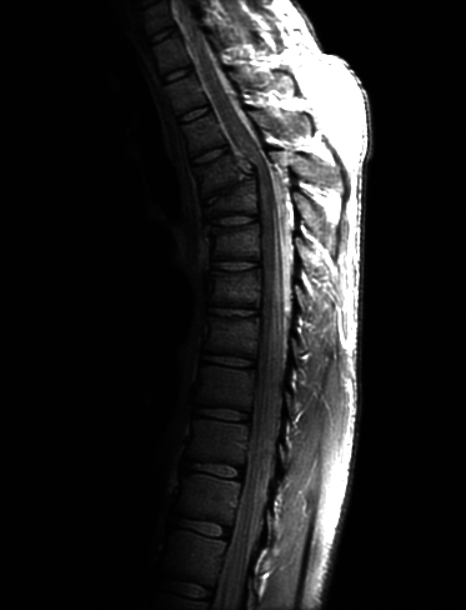
#> input picture 3-Transformações e Histograma/imgs/Fig0308(a)(fractured_spine).tif, 466 x 610 px, shrunk from 746 x 976 before the run
$ jupyter execute note2.ipynb
#> lines starting #> are read from the running program, lines starting #| are printed output that depends on the picture
# Transformações e Histograma

## Histograma
Esse projeto aborda o uso de técnicas para analisar e manipular histogramas, com o objetivo de melhorar o contraste das imagens e torná-las mais informativas. É utilizado Numpy e OpenCV.

## Descrição
O histograma de uma imagem representa a distribuição dos níveis de intensidade de pixels. É uma ótima forma de manipular imagens, pois permite analisar o contraste, o brilho e a distribuição geral de intensidade. Para melhorar o contraste de uma imagem é utilizado  equalização do histograma, tornando detalhes mais visíveis, especialmente em imagens com uma má distribuição.

O objetivo é melhorar o contraste da imagem, ajustando a distribuição dos níveis de cinza.

## Código

- **Exibição do Histograma**
    O histograma mostra a frequência dos valores de intensidade dos pixels. É útil para visualizar o impacto da normalização e como ela altera a distribuição dos níveis de cinza.

    ```python
    def plotHistograma(img, opcao):
        img_array = np.array(img)
        if opcao == 1:
            normalized = normalizarHistograma(img)
        else :
            normalized = normalizarHistogramaOpenCV(img)

        hist = cv2.calcHist([img_array], [0], None, [256], [0, 256])
        hist_normalized = cv2.calcHist([np.array(normalized)], [0], None, [256], [0, 256])

        fig, ax = plt.subplots(nrows=2, ncols=2, figsize=(10, 8))

        ax[0, 0].imshow(img, cmap='gray', aspect='auto')
        ax[0, 0].set_title('Imagem Original')
        ax[0, 0].axis('off')

        ax[0, 1].imshow(normalized, cmap='gray', aspect='auto')
        if opcao == 1:
            ax[0, 1].set_title('Imagem com Histograma Normalizado usando Numpy')
        else:
            ax[0, 1].set_title('Imagem com Histograma Normalizado usando OpenCV')

        ax[0, 1].set_title('Imagem com Histograma Normalizado')
        ax[0, 1].axis('off')

        ax[1, 0].plot(hist, color='gray')
        ax[1, 0].set_title('Histograma Original')
        ax[1, 0].set_xlim([0, 256])
        ax[1, 0].set_ylim([0, max(hist) * 1.1])

        ax[1, 1].plot(hist_normalized, color='gray')
        ax[1, 1].set_title('Histograma Normalizado')
        ax[1, 1].set_xlim([0, 256])
        ax[1, 1].set_ylim([0, max(hist_normalized) * 1.1])

        fig.tight_layout()


        plt.show()
    ```

- **Normalização de Histograma Numpy**

    A normalização do histograma redistribui os níveis de intensidade para que a imagem tenha um contraste melhor. Calculamos o histograma da imagem, determinamos a função de distribuição cumulativa (CDF) e usamos essa função para remapear os valores de intensidade.

    Fórmula:

    ```math
    \text{CDF normalizada} = \frac{\text{CDF} - \text{CDF mínima}}{\text{CDF máxima} - \text{CDF mínima}} \times 255
    ```

    O histograma é calculado, e a função de distribuição cumulativa (CDF) é normalizada para redistribuir os valores de intensidade da imagem.

    ```python
    def normalizarHistograma(imagem):
        img = np.array(imagem)
        hist, bins = np.histogram(img.flatten(), 256, [0, 256])
        cdf = hist.cumsum()
        cdf_normalized = (cdf - cdf.min()) * 255 / (cdf.max() - cdf.min())
        cdf_normalized = cdf_normalized.astype('uint8')
        img_normalized = cdf_normalized[img]
        return Image.fromarray(img_normalized)
    ```
- **Normalização de Histograma OpenCV**

    Calcular o histograma e aplicar a normalização com o OpenCV é feito através da função cv2.calcHist para calcular o histograma e redistribuir os níveis de intensidade.

    ```python
    def normalizarHistogramaOpenCV(imagem):
        img = np.array(imagem)
        hist = cv2.calcHist([img], [0], None, [256], [0, 256])
        hist = hist / (img.shape[0] * img.shape[1])
        cdf = hist.cumsum()
        cdf_normalized = cdf * 255
        cdf_normalized = cdf_normalized.astype('uint8')
        img_normalized = cdf_normalized[img]
        return Image.fromarray(img_normalized)
    ```

### Codigo final

[cell 1]
import datetime
import numpy as np
from PIL import Image
import matplotlib.pyplot as plt
import scipy
import cv2

def plot(img, edit, txt1, txt2):
    fig, ax = plt.subplots(nrows=1, ncols=2)
    ax[0].imshow(img, cmap='gray')
    ax[0].set_title(txt1)
    ax[1].imshow(edit, cmap='gray')
    ax[1].set_title(txt2)
    plt.show()

def plotHistograma(img, opcao):
    img_array = np.array(img)
    if opcao == 1:
        normalized = normalizarHistograma(img)
    else :
        normalized = normalizarHistogramaOpenCV(img)

    hist = cv2.calcHist([img_array], [0], None, [256], [0, 256])
    hist_normalized = cv2.calcHist([np.array(normalized)], [0], None, [256], [0, 256])

    fig, ax = plt.subplots(nrows=2, ncols=2, figsize=(10, 8))

    ax[0, 0].imshow(img, cmap='gray', aspect='auto')
    ax[0, 0].set_title('Imagem Original')
    ax[0, 0].axis('off')

    ax[0, 1].imshow(normalized, cmap='gray', aspect='auto')
    if opcao == 1:
        ax[0, 1].set_title('Imagem com Histograma Normalizado usando Numpy')
    else:
        ax[0, 1].set_title('Imagem com Histograma Normalizado usando OpenCV')

    ax[0, 1].axis('off')

    ax[1, 0].plot(hist, color='gray')
    ax[1, 0].set_title('Histograma Original')
    ax[1, 0].set_xlim([0, 256])
    ax[1, 0].set_ylim([0, max(hist) * 1.1])

    ax[1, 1].plot(hist_normalized, color='gray')
    ax[1, 1].set_title('Histograma Normalizado')
    ax[1, 1].set_xlim([0, 256])
    ax[1, 1].set_ylim([0, max(hist_normalized) * 1.1])

    fig.tight_layout()


    plt.show()

def salvar(imagem, nome):
    print("Desenha salvar a imagem? (s/N)")
    entrada = input()
    if entrada == "s":
        time = datetime.datetime.now().strftime("%Y-%m-%d")
        imagem.save(f'imgs/{nome}{time}.png')

def normalizarHistogramaOpenCV(imagem):
    img = np.array(imagem)
    hist = cv2.calcHist([img], [0], None, [256], [0, 256])
    hist = hist / (img.shape[0] * img.shape[1])
    cdf = hist.cumsum()
    cdf_normalized = cdf * 255
    cdf_normalized = cdf_normalized.astype('uint8')
    img_normalized = cdf_normalized[img]
    return Image.fromarray(img_normalized)

def normalizarHistograma(imagem):
    img = np.array(imagem)
    hist, bins = np.histogram(img.flatten(), 256, [0, 256])
    cdf = hist.cumsum()
    cdf_normalized = (cdf - cdf.min()) * 255 / (cdf.max() - cdf.min())
    cdf_normalized = cdf_normalized.astype('uint8')
    img_normalized = cdf_normalized[img]
    return Image.fromarray(img_normalized)

def main():
    fig38 = Image.open('imgs/Fig0308(a)(fractured_spine).tif')
#> fig38 is the input picture: PIL image 466x610 L; min 0, max 255, mean 32.6
    enhanceMe = Image.open('imgs/enhance-me.gif')
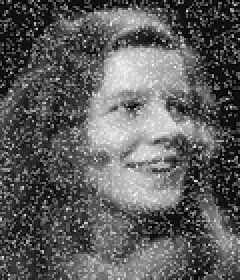
#> input picture 3-Transformações e Histograma/imgs/enhance-me.gif, 120 x 140 px, shrunk from 192 x 224 before the run (shown 2 times larger)
#> enhanceMe is the input picture: PIL image 120x140 L; min 0, max 31, mean 11.4
    jadir = Image.open('imgs/jadirs.jpg')
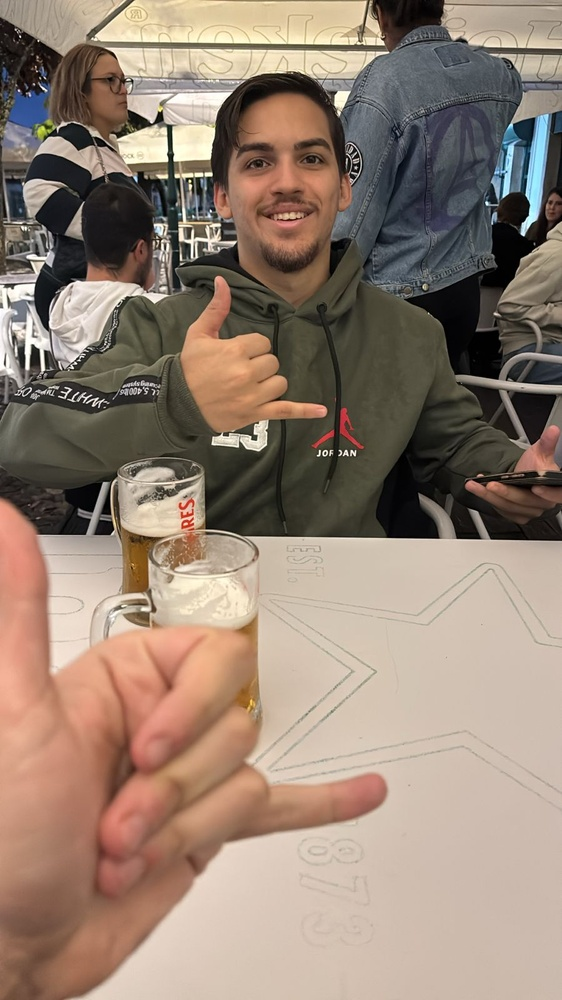
#> input picture 3-Transformações e Histograma/imgs/jadirs.jpg, 562 x 1000 px, shrunk from 900 x 1600 before the run
#> jadir is the input picture: PIL image 562x1000 RGB; mean R, G, B 148.2, 129.5, 115.2
    enhanceMe = enhanceMe.convert('RGB')
#> enhanceMe: PIL image 120x140 RGB

    plotHistograma(fig38, 1)
#> in normalizarHistograma, `hist, bins = np.histogram(img.flatten(), 256, [0, 256])`: hist = 256 values, max 157905 at index 1, min 55 at index 231, mean 1110.4; bins = 257 values from 0 to 256
#> in normalizarHistograma, `cdf = hist.cumsum()`: cdf = 256 values from 5056 to 284260
#> in normalizarHistograma, `cdf_normalized = (cdf - cdf.min()) * 255 / (cdf.max() - cdf.min())`: cdf_normalized = 256 values from 0 to 255
#> in normalizarHistograma, `img_normalized = cdf_normalized[img]`:
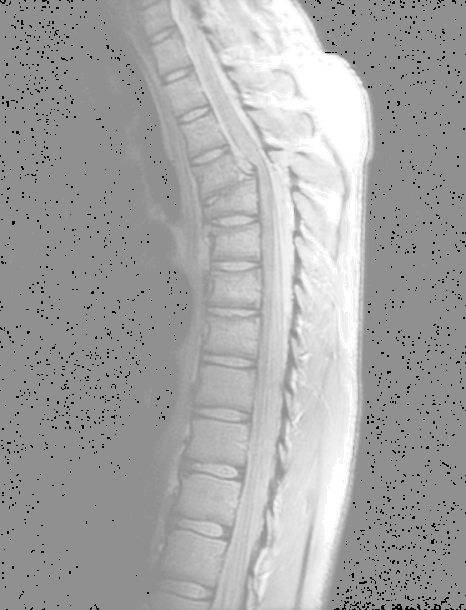
#> img_normalized: shape (610, 466); min 0, max 255, mean 165.3
#> in plotHistograma, `hist_normalized = cv2.calcHist([np.array(normalized)], [0], None, [256..`: hist_normalized = 256 values, max 157905 at index 144, min 0 at index 1, mean 1110.4
    plotHistograma(fig38, 2)
#> in normalizarHistogramaOpenCV, `hist = hist / (img.shape[0] * img.shape[1])`: hist = 256 values, max 0.555 at index 1, min 0.000193 at index 231, mean 0.00391
#> in normalizarHistogramaOpenCV, `cdf = hist.cumsum()`: cdf = 256 values from 0.0178 to 1
#> in normalizarHistogramaOpenCV, `cdf_normalized = cdf * 255`: cdf_normalized = 256 values from 4.54 to 255
#> in normalizarHistogramaOpenCV, `cdf_normalized = cdf_normalized.astype('uint8')`: cdf_normalized = 256 values from 4 to 254

    plotHistograma(enhanceMe, 1)
#> in normalizarHistograma (call 2), `hist, bins = np.histogram(img.flatten(), 256, [0, 256])`: hist = 256 values, max 2862 at index 6, min 0 at index 32, mean 196.9
#> in normalizarHistograma (call 2), `cdf = hist.cumsum()`: cdf = 256 values from 891 to 50400
#> in normalizarHistograma (call 2), `img_normalized = cdf_normalized[img]`:
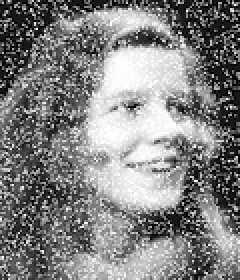
#> img_normalized: shape (140, 120, 3) (shown 2 times larger); min 0, max 255, mean 129.9
    plotHistograma(enhanceMe, 2)
#> call 4 of plotHistograma, with opcao = 2
#> in plotHistograma (call 4), `hist_normalized = cv2.calcHist([np.array(normalized)], [0], None, [256..`: hist_normalized = 256 values, max 954 at index 79, min 0 at index 0, mean 65.62
#> in plotHistograma (call 4), `plt.show()`:
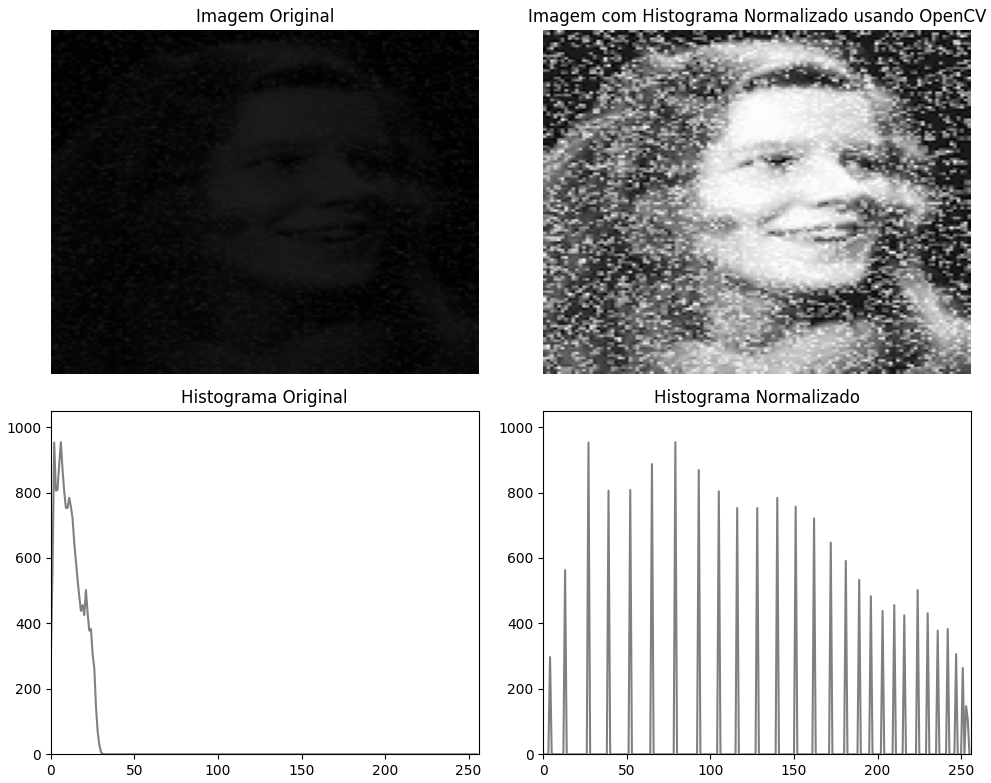
#> figure drawn by matplotlib, 4 panels; panel 3: curve peaks at x = 6, y = 954; panel 4: curve peaks at x = 79, y = 954

    plotHistograma(jadir, 1)
#> in normalizarHistograma (call 3), `hist, bins = np.histogram(img.flatten(), 256, [0, 256])`: hist = 256 values, max 19153 at index 178, min 1124 at index 249, mean 6585.9
#> in normalizarHistograma (call 3), `cdf = hist.cumsum()`: cdf = 256 values from 2695 to 1686000
#> in normalizarHistograma (call 3), `img_normalized = cdf_normalized[img]`:
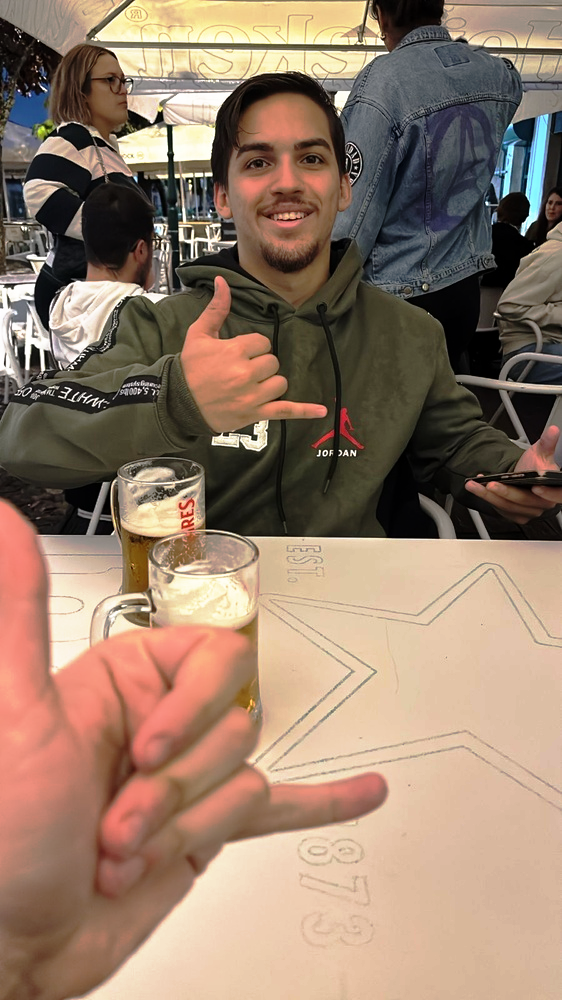
#> img_normalized: shape (1000, 562, 3); mean R, G, B 149.8, 125.7, 106.9
#> in plotHistograma (call 5), `hist = cv2.calcHist([img_array], [0], None, [256], [0, 256])`: hist = 256 values, max 15155 at index 207, min 546 at index 0, mean 2195.3
#> in plotHistograma (call 5), `hist_normalized = cv2.calcHist([np.array(normalized)], [0], None, [256..`: hist_normalized = 256 values, max 15155 at index 223, min 0 at index 41, mean 2195.3
#> in plotHistograma (call 5), `plt.show()`:
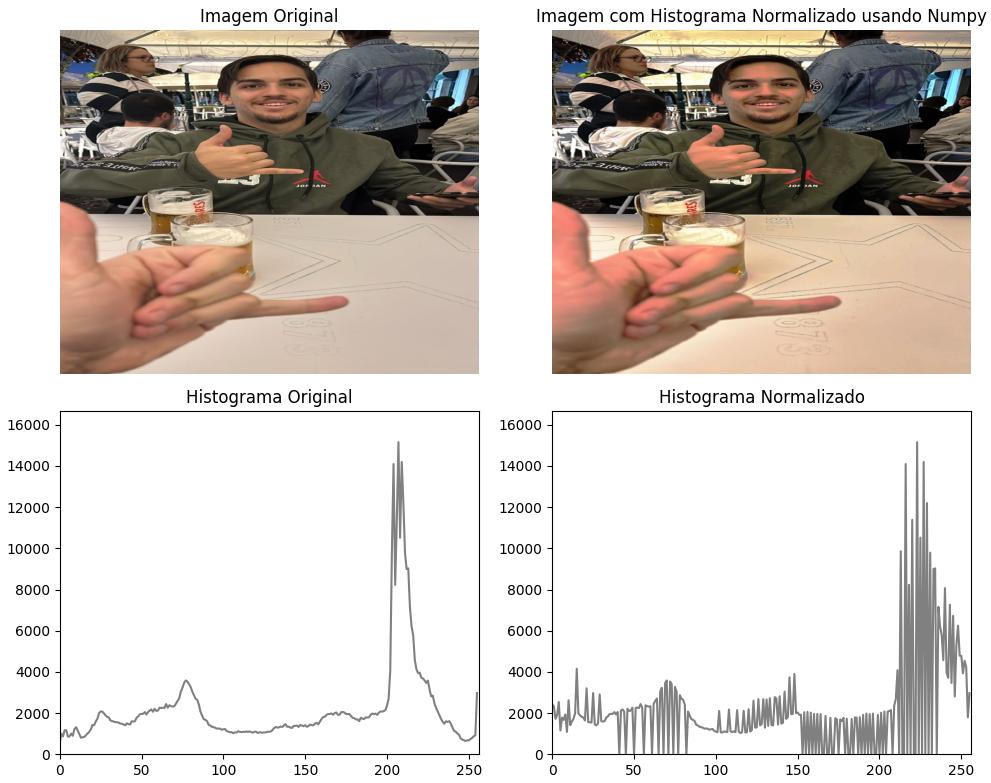
#> figure drawn by matplotlib, 4 panels; panel 3: curve peaks at x = 207, y = 15155; panel 4: curve peaks at x = 223, y = 15155
    plotHistograma(jadir, 2)
#> in normalizarHistogramaOpenCV (call 3), `hist = hist / (img.shape[0] * img.shape[1])`: hist = 256 values, max 0.027 at index 207, min 0.000972 at index 0, mean 0.00391
#> in normalizarHistogramaOpenCV (call 3), `cdf = hist.cumsum()`: cdf = 256 values from 0.000972 to 1
#> in normalizarHistogramaOpenCV (call 3), `cdf_normalized = cdf * 255`: cdf_normalized = 256 values from 0.248 to 255
#> in normalizarHistogramaOpenCV (call 3), `cdf_normalized = cdf_normalized.astype('uint8')`: cdf_normalized = 256 values from 0 to 254
#> in normalizarHistogramaOpenCV (call 3), `img_normalized = cdf_normalized[img]`:
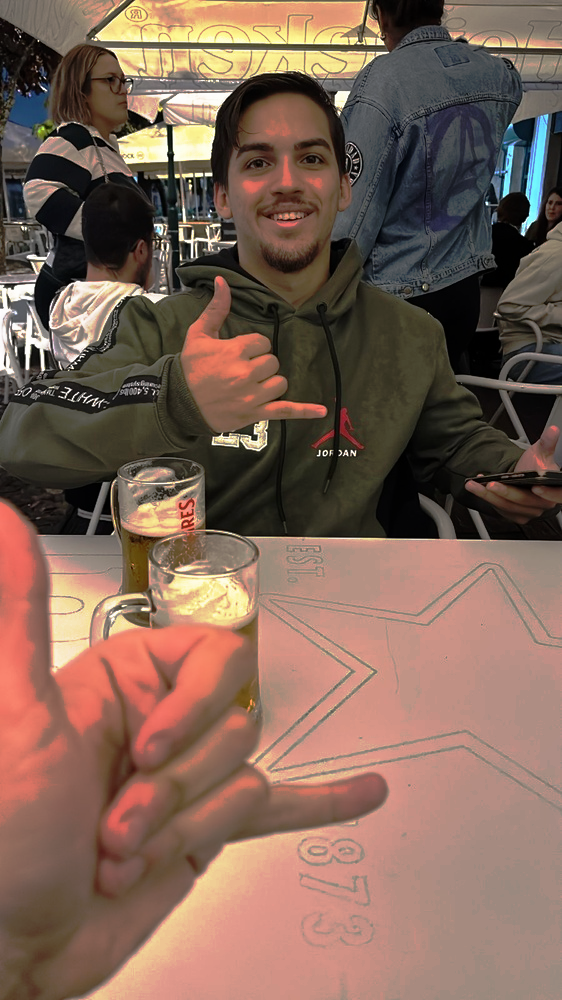
#> img_normalized: shape (1000, 562, 3); mean R, G, B 128, 101, 87.1
#> in plotHistograma (call 6), `hist_normalized = cv2.calcHist([np.array(normalized)], [0], None, [256..`: hist_normalized = 256 values, max 15155 at index 181, min 0 at index 45, mean 2195.3
#> in plotHistograma (call 6), `plt.show()`:
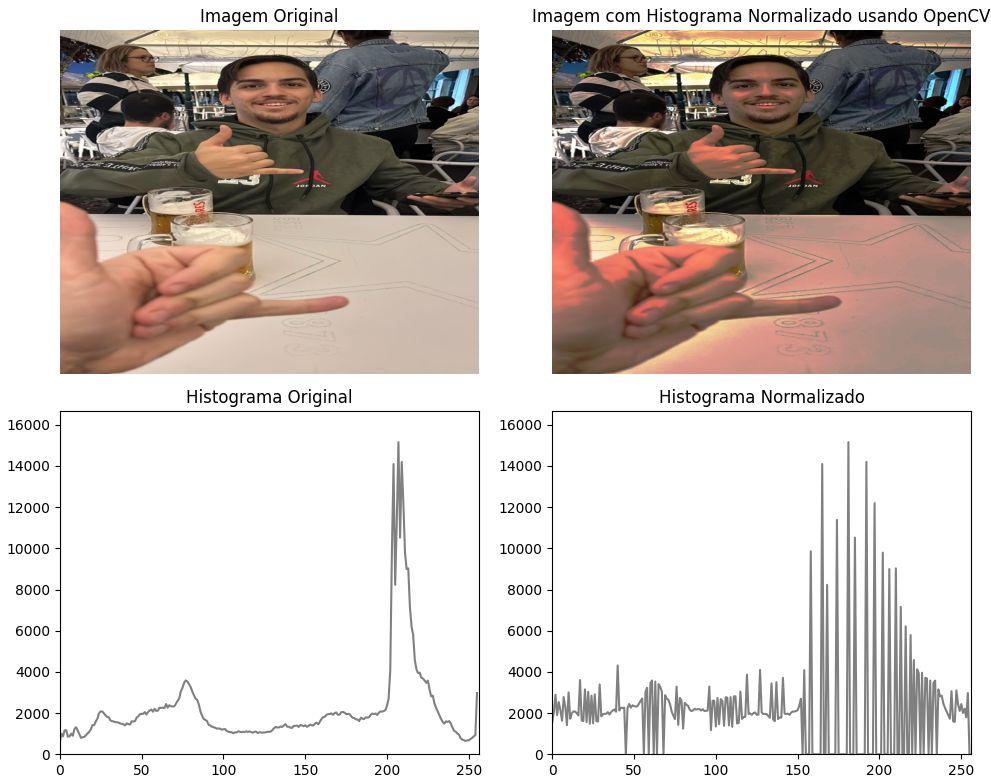
#> figure drawn by matplotlib, 4 panels; panel 3: curve peaks at x = 207, y = 15155; panel 4: curve peaks at x = 181, y = 15155

if __name__ == "__main__":
    main()
